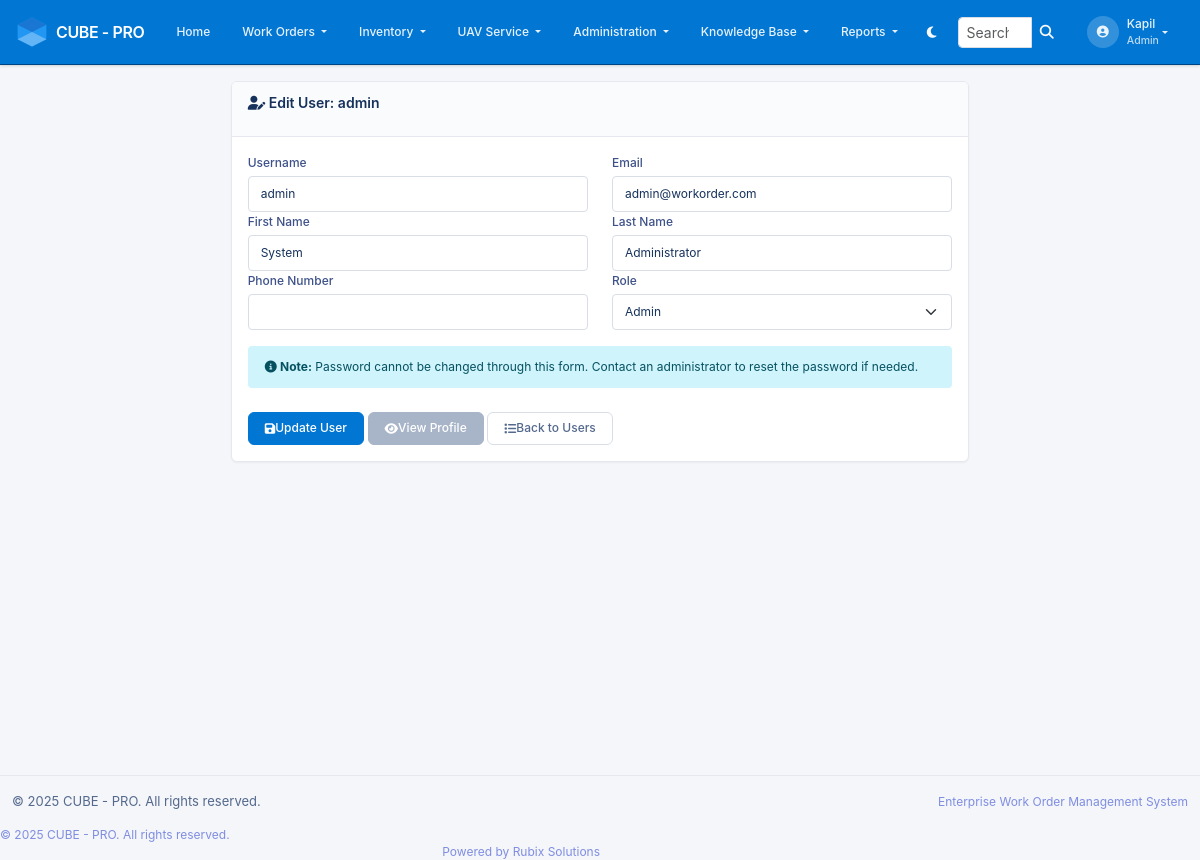
/users/1/edit (signed in), run on the app's committed database.
### app/models.py (models this page shows, shortened)
class User(UserMixin, db.Model):
    __tablename__ = 'users'
    id = db.Column(db.Integer, primary_key=True)
    username = db.Column(db.String(64), unique=True, nullable=False, index=True)
    email = db.Column(db.String(120), unique=True, nullable=False, index=True)
    password_hash = db.Column(db.String(255), nullable=False)
    first_name = db.Column(db.String(64), nullable=False)
    last_name = db.Column(db.String(64), nullable=False)
    phone = db.Column(db.String(20))
    is_active = db.Column(db.Boolean, default=True)
    created_at = db.Column(db.DateTime, default=lambda: datetime.now(timezone.utc))
    last_login = db.Column(db.DateTime)
    role_id = db.Column(db.Integer, db.ForeignKey('roles.id'))
    created_workorders = db.relationship('WorkOrder', foreign_keys='WorkOrder.created_by_id',
                                       backref='creator', lazy='dynamic')
    assigned_workorders = db.relationship('WorkOrder', foreign_keys='WorkOrder.assigned_to_id',
                                        backref='assignee', lazy='dynamic')
    activities = db.relationship('WorkOrderActivity', backref='user', lazy='dynamic')
    def has_role(self, role_name):
        return self.role and self.role.name == role_name

class Role(db.Model):
    __tablename__ = 'roles'
    id = db.Column(db.Integer, primary_key=True)
    name = db.Column(db.String(64), unique=True, nullable=False)
    description = db.Column(db.String(255))
    created_at = db.Column(db.DateTime, default=lambda: datetime.now(timezone.utc))
    users = db.relationship('User', backref='role', lazy='dynamic')

### app/users/routes.py (the view, shortened to what this page needs)
@bp.route('/<int:id>/edit', methods=['GET', 'POST'])
@login_required
def edit_user(id):
    if not current_user.has_role('admin'):
        flash('You do not have permission to edit users.', 'error')
        return redirect(url_for('users.view_user', id=id))
    user = User.query.get_or_404(id)
    if user.id == current_user.id:
        flash('You cannot edit your own profile through this interface.', 'warning')
        return redirect(url_for('users.view_user', id=id))
    from app.auth.forms import RegistrationForm
    form = RegistrationForm(obj=user)
    form.role.choices = [(r.id, r.name.title()) for r in Role.query.all()]
    del form.password
    del form.password2
    form.role.data = user.role_id
    return render_template('users/edit.html', title='Edit User', form=form, user=user)

### app/templates/users/edit.html (shortened to what this page needs)
{% extends "base.html" %}
{% block content %}
<div class="container-fluid">
    <div class="row">
        <div class="col-md-8 offset-md-2">
            <div class="card">
                <div class="card-header">
                    <h3><i class="fas fa-user-edit"></i> Edit User: {{ user.username }}</h3>
                </div>
                <div class="card-body">
                    <form method="POST">
                        <div class="row">
                            <div class="col-md-6">
                                <div class="form-group">
                                    {{ form.username.label(class="form-label") }}
                                    {{ form.username(class="form-control" + (" is-invalid" if form.username.errors else "")) }}
                                </div>
                            </div>
                            <div class="col-md-6">
                                <div class="form-group">
                                    {{ form.email.label(class="form-label") }}
                                    {{ form.email(class="form-control" + (" is-invalid" if form.email.errors else "")) }}
                                </div>
                            </div>
                        </div>
                        <div class="row">
                            <div class="col-md-6">
                                <div class="form-group">
                                    {{ form.first_name.label(class="form-label") }}
                                    {{ form.first_name(class="form-control" + (" is-invalid" if form.first_name.errors else "")) }}
                                </div>
                            </div>
                            <div class="col-md-6">
                                <div class="form-group">
                                    {{ form.last_name.label(class="form-label") }}
                                    {{ form.last_name(class="form-control" + (" is-invalid" if form.last_name.errors else "")) }}
                                </div>
                            </div>
                        </div>
                        <div class="row">
                            <div class="col-md-6">
                                <div class="form-group">
                                    {{ form.phone.label(class="form-label") }}
                                    {{ form.phone(class="form-control" + (" is-invalid" if form.phone.errors else "")) }}
                                </div>
                            </div>
                            <div class="col-md-6">
                                <div class="form-group">
                                    {{ form.role.label(class="form-label") }}
                                    {{ form.role(class="form-select" + (" is-invalid" if form.role.errors else "")) }}
                                </div>
                            </div>
                        </div>
                        <div class="alert alert-info mt-3">
                            <i class="fas fa-info-circle"></i>
                            <strong>Note:</strong> Password cannot be changed through this form. Contact an administrator to reset the password if needed.
                        </div>
                        <div class="form-group mt-4">
                            <button type="submit" class="btn btn-primary">
                                <i class="fas fa-save"></i> Update User
                            </button>
                            <a href="{{ url_for('users.view_user', id=user.id) }}" class="btn btn-secondary">
                                <i class="fas fa-eye"></i> View Profile
                            </a>
                            <a href="{{ url_for('users.list_users') }}" class="btn btn-outline-secondary">
                                <i class="fas fa-list"></i> Back to Users
                            </a>
                        </div>
                    </form>
                </div>
            </div>
        </div>
    </div>
</div>
{% endblock %}

### app/templates/base.html (shortened to what this page needs)
<!DOCTYPE html>
<html lang="en" data-bs-theme="light">
<head>
    <link href="https://cdn.jsdelivr.net/npm/bootstrap@5.3.2/dist/css/bootstrap.min.css" rel="stylesheet">
    <link href="https://cdnjs.cloudflare.com/ajax/libs/font-awesome/6.4.0/css/all.min.css" rel="stylesheet">
    <link href="{{ url_for('static', filename='css/style.css') }}" rel="stylesheet">
</head>
<body>
    {% if current_user.is_authenticated %}
    <nav class="navbar navbar-expand-lg navbar-dark">
        <div class="container-fluid px-3">
            <a class="navbar-brand fw-semibold d-flex align-items-center" href="{{ url_for('main.dashboard') }}">
                <img src="{{ url_for('static', filename='img/cube.svg') }}" alt="Cube Logo" style="height:32px;width:32px;object-fit:contain;" class="me-2">
                CUBE - PRO
            </a>
            <div class="collapse navbar-collapse" id="navbarNav">
                <ul class="navbar-nav me-auto">
                    <li class="nav-item">
                        <a class="nav-link px-2" href="{{ url_for('main.dashboard') }}">
                            Home
                        </a>
                    </li>
                    <li class="nav-item dropdown">
                        <a class="nav-link dropdown-toggle px-2" href="#" id="workordersDropdown" role="button" data-bs-toggle="dropdown">
                            Work Orders
                        </a>
                    </li>
                    {% if current_user.role and (current_user.role.name == 'admin' or current_user.role.name == 'manager') %}
                    <li class="nav-item dropdown">
                        <a class="nav-link dropdown-toggle px-2" href="#" id="inventoryDropdown" role="button" data-bs-toggle="dropdown">
                            Inventory
                        </a>
                    </li>
                    <li class="nav-item dropdown">
                        <a class="nav-link dropdown-toggle px-2" href="#" id="uavServiceDropdown" role="button" data-bs-toggle="dropdown">
                            UAV Service
                        </a>
                    </li>
                    <li class="nav-item dropdown">
                        <a class="nav-link dropdown-toggle px-2" href="#" id="adminDropdown" role="button" data-bs-toggle="dropdown">
                            Administration
                        </a>
                    </li>
                    <li class="nav-item dropdown">
                        <a class="nav-link dropdown-toggle px-2" href="#" id="knowledgeDropdown" role="button" data-bs-toggle="dropdown">
                            Knowledge Base
                        </a>
                    </li>
                    <li class="nav-item dropdown">
                        <a class="nav-link dropdown-toggle px-2" href="#" id="reportsDropdown" role="button" data-bs-toggle="dropdown">
                            Reports
                        </a>
                    </li>
                    {% endif %}
                </ul>
                <button class="btn btn-outline-light btn-sm me-2" id="themeToggle">
                    <i class="fas fa-moon"></i>
                </button>
                <form class="d-flex me-2" method="GET" action="{{ url_for('main.search') }}">
                    <div class="input-group input-group-sm">
                        <input class="form-control" type="search" name="q" placeholder="Search..." aria-label="Search" style="max-width: 200px;">
                        <button class="btn btn-outline-light" type="submit">
                            <i class="fas fa-search"></i>
                        </button>
                    </div>
                </form>
                <ul class="navbar-nav">
                    <li class="nav-item dropdown">
                        <a class="nav-link dropdown-toggle d-flex align-items-center" href="#" id="navbarDropdown" role="button" data-bs-toggle="dropdown">
                            <div class="user-avatar me-2">
                                <i class="fas fa-user-circle"></i>
                            </div>
                            <div class="user-info d-none d-md-block">
                                <div class="fw-medium">{{ current_user.first_name }}</div>
                                <small class="text-light opacity-75">{{ current_user.role.name|title if current_user.role else 'User' }}</small>
                            </div>
                        </a>
                    </li>
                </ul>
            </div>
        </div>
    </nav>
    {% endif %}
    <main class="{% if current_user.is_authenticated %}main-content{% else %}auth-content{% endif %}">
        {% if current_user.is_authenticated %}
        <div class="container-fluid">
        {% endif %}
            {% block content %}{% endblock %}
        {% if current_user.is_authenticated %}
        </div>
        {% endif %}
    </main>
    {% if current_user.is_authenticated %}
    <footer class="footer mt-auto">
    <div class="{% if current_user.is_authenticated %}container-fluid{% else %}container d-flex align-items-center justify-content-center min-vh-100{% endif %}">
            <div class="row align-items-center">
                <div class="col-md-6">
                    <p class="mb-0">&copy; 2025 CUBE - PRO. All rights reserved.</p>
                </div>
                <div class="col-md-6 text-end">
                    <span class="text-muted">Enterprise Work Order Management System</span>
                </div>
            </div>
        </div>
    </footer>
    {% endif %}
                <div class="col-md-6">
                    <p class="mb-0 text-muted">
                        © 2025 CUBE - PRO. All rights reserved.
                    </p>
                </div>
                <div class="col-md-6 text-md-end">
                    <p class="mb-0 text-muted">
                        Powered by Rubix Solutions
                    </p>
                </div>
</body>
</html>

### data on the page
User: first_name "Kapil"
Role: role.name "Admin"
User: username "admin", email "admin@workorder.com", first_name "System", last_name "Administrator", role "Admin"
